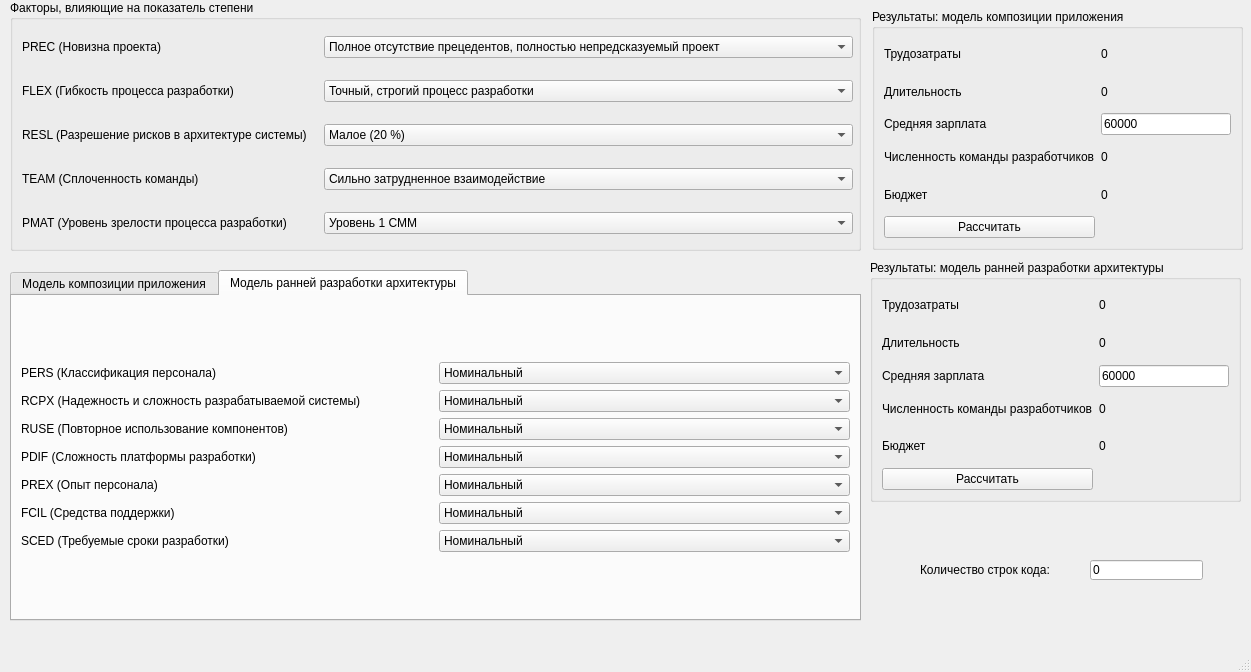
<?xml version="1.0" encoding="UTF-8"?>
<ui version="4.0">
 <class>MainWindow</class>
 <widget class="QMainWindow" name="MainWindow">
  <property name="geometry">
   <rect>
    <x>0</x>
    <y>0</y>
    <width>1251</width>
    <height>672</height>
   </rect>
  </property>
  <property name="windowTitle">
   <string>MainWindow</string>
  </property>
  <widget class="QWidget" name="centralwidget">
   <widget class="QGroupBox" name="groupBox_3">
    <property name="geometry">
     <rect>
      <x>872</x>
      <y>9</y>
      <width>371</width>
      <height>241</height>
     </rect>
    </property>
    <property name="title">
     <string>Результаты: модель композиции приложения</string>
    </property>
    <layout class="QGridLayout" name="gridLayout">
     <item row="1" column="1">
      <widget class="QLabel" name="label_time">
       <property name="text">
        <string>0</string>
       </property>
      </widget>
     </item>
     <item row="2" column="1">
      <widget class="QLineEdit" name="lineEditSalary">
       <property name="text">
        <string>60000</string>
       </property>
      </widget>
     </item>
     <item row="3" column="0">
      <widget class="QLabel" name="label_26">
       <property name="text">
        <string>Численность команды разработчиков</string>
       </property>
      </widget>
     </item>
     <item row="2" column="0">
      <widget class="QLabel" name="label_25">
       <property name="text">
        <string>Средняя зарплата</string>
       </property>
      </widget>
     </item>
     <item row="0" column="1">
      <widget class="QLabel" name="label_work">
       <property name="text">
        <string>0</string>
       </property>
      </widget>
     </item>
     <item row="0" column="0">
      <widget class="QLabel" name="label">
       <property name="text">
        <string>Трудозатраты</string>
       </property>
      </widget>
     </item>
     <item row="5" column="0">
      <widget class="QPushButton" name="pushButtonCalculate">
       <property name="text">
        <string>Рассчитать</string>
       </property>
      </widget>
     </item>
     <item row="3" column="1">
      <widget class="QLabel" name="label_workers">
       <property name="text">
        <string>0</string>
       </property>
      </widget>
     </item>
     <item row="4" column="0">
      <widget class="QLabel" name="label_27">
       <property name="text">
        <string>Бюджет</string>
       </property>
      </widget>
     </item>
     <item row="4" column="1">
      <widget class="QLabel" name="label_budget">
       <property name="text">
        <string>0</string>
       </property>
      </widget>
     </item>
     <item row="1" column="0">
      <widget class="QLabel" name="label_14">
       <property name="text">
        <string>Длительность</string>
       </property>
      </widget>
     </item>
    </layout>
   </widget>
   <widget class="QTabWidget" name="tabWidgetModels">
    <property name="geometry">
     <rect>
      <x>10</x>
      <y>270</y>
      <width>851</width>
      <height>351</height>
     </rect>
    </property>
    <property name="currentIndex">
     <number>1</number>
    </property>
    <widget class="QWidget" name="tab">
     <attribute name="title">
      <string>Модель композиции приложения</string>
     </attribute>
     <layout class="QGridLayout" name="gridLayout_4">
      <item row="2" column="1">
       <widget class="QGroupBox" name="groupBox_4">
        <property name="title">
         <string>Отчеты</string>
        </property>
        <layout class="QGridLayout" name="gridLayout_3">
         <item row="0" column="0">
          <widget class="QLabel" name="label_21">
           <property name="text">
            <string>Простые</string>
           </property>
          </widget>
         </item>
         <item row="0" column="1">
          <widget class="QLineEdit" name="lineEditReport_0">
           <property name="text">
            <string>0</string>
           </property>
          </widget>
         </item>
         <item row="1" column="0">
          <widget class="QLabel" name="label_22">
           <property name="text">
            <string>Средние</string>
           </property>
          </widget>
         </item>
         <item row="2" column="0">
          <widget class="QLabel" name="label_23">
           <property name="text">
            <string>Сложные</string>
           </property>
          </widget>
         </item>
         <item row="2" column="1">
          <widget class="QLineEdit" name="lineEditReport_2">
           <property name="text">
            <string>0</string>
           </property>
          </widget>
         </item>
         <item row="1" column="1">
          <widget class="QLineEdit" name="lineEditReport_1">
           <property name="text">
            <string>2</string>
           </property>
          </widget>
         </item>
        </layout>
       </widget>
      </item>
      <item row="2" column="0">
       <widget class="QGroupBox" name="groupBox_2">
        <property name="title">
         <string>Экранные формы</string>
        </property>
        <layout class="QGridLayout" name="gridLayout_2">
         <item row="0" column="0">
          <widget class="QLabel" name="label_18">
           <property name="text">
            <string>Простые</string>
           </property>
          </widget>
         </item>
         <item row="0" column="1">
          <widget class="QLineEdit" name="lineEditForms_0">
           <property name="text">
            <string>2</string>
           </property>
          </widget>
         </item>
         <item row="1" column="0">
          <widget class="QLabel" name="label_19">
           <property name="text">
            <string>Средние</string>
           </property>
          </widget>
         </item>
         <item row="1" column="1">
          <widget class="QLineEdit" name="lineEditForms_1">
           <property name="text">
            <string>2</string>
           </property>
          </widget>
         </item>
         <item row="2" column="0">
          <widget class="QLabel" name="label_20">
           <property name="text">
            <string>Сложные</string>
           </property>
          </widget>
         </item>
         <item row="2" column="1">
          <widget class="QLineEdit" name="lineEditForms_2">
           <property name="text">
            <string>0</string>
           </property>
          </widget>
         </item>
        </layout>
       </widget>
      </item>
      <item row="0" column="1">
       <widget class="QLineEdit" name="lineEditRUSE">
        <property name="text">
         <string>0</string>
        </property>
       </widget>
      </item>
      <item row="3" column="0">
       <widget class="QLabel" name="label_24">
        <property name="text">
         <string>Модули на языках 3 поколения</string>
        </property>
       </widget>
      </item>
      <item row="1" column="0">
       <widget class="QLabel" name="label_17">
        <property name="text">
         <string>Опытность команды/разработчика</string>
        </property>
       </widget>
      </item>
      <item row="3" column="1">
       <widget class="QLineEdit" name="lineEditLanguages">
        <property name="text">
         <string>2</string>
        </property>
       </widget>
      </item>
      <item row="0" column="0">
       <widget class="QLabel" name="label_16">
        <property name="text">
         <string>RUSE (%)</string>
        </property>
       </widget>
      </item>
      <item row="1" column="1">
       <widget class="QComboBox" name="comboBoxXP">
        <property name="currentIndex">
         <number>1</number>
        </property>
        <item>
         <property name="text">
          <string>Очень низкая</string>
         </property>
        </item>
        <item>
         <property name="text">
          <string>Низкая</string>
         </property>
        </item>
        <item>
         <property name="text">
          <string>Номинальная</string>
         </property>
        </item>
        <item>
         <property name="text">
          <string>Высокая</string>
         </property>
        </item>
        <item>
         <property name="text">
          <string>Очень высокая</string>
         </property>
        </item>
       </widget>
      </item>
     </layout>
    </widget>
    <widget class="QWidget" name="tab_2">
     <attribute name="title">
      <string>Модель ранней разработки архитектуры</string>
     </attribute>
     <layout class="QVBoxLayout" name="verticalLayout_2">
      <item>
       <layout class="QGridLayout" name="gridLayout_7">
        <item row="6" column="1">
         <widget class="QLabel" name="label_43">
          <property name="text">
           <string>FCIL (Средства поддержки)</string>
          </property>
         </widget>
        </item>
        <item row="6" column="2">
         <widget class="QComboBox" name="archComboBox_6">
          <property name="currentIndex">
           <number>2</number>
          </property>
          <item>
           <property name="text">
            <string>Очень низкий</string>
           </property>
          </item>
          <item>
           <property name="text">
            <string>Низкий</string>
           </property>
          </item>
          <item>
           <property name="text">
            <string>Номинальный</string>
           </property>
          </item>
          <item>
           <property name="text">
            <string>Высокий</string>
           </property>
          </item>
          <item>
           <property name="text">
            <string>Очень высокий</string>
           </property>
          </item>
          <item>
           <property name="text">
            <string>Сверхвысокий</string>
           </property>
          </item>
         </widget>
        </item>
        <item row="1" column="1">
         <widget class="QLabel" name="label_38">
          <property name="text">
           <string>PERS (Классификация персонала)</string>
          </property>
         </widget>
        </item>
        <item row="3" column="2">
         <widget class="QComboBox" name="archComboBox_3">
          <property name="currentIndex">
           <number>1</number>
          </property>
          <item>
           <property name="text">
            <string>Низкий</string>
           </property>
          </item>
          <item>
           <property name="text">
            <string>Номинальный</string>
           </property>
          </item>
          <item>
           <property name="text">
            <string>Высокий</string>
           </property>
          </item>
          <item>
           <property name="text">
            <string>Очень высокий</string>
           </property>
          </item>
          <item>
           <property name="text">
            <string>Сверхвысокий</string>
           </property>
          </item>
         </widget>
        </item>
        <item row="1" column="2">
         <widget class="QComboBox" name="archComboBox_1">
          <property name="currentIndex">
           <number>2</number>
          </property>
          <item>
           <property name="text">
            <string>Очень низкий</string>
           </property>
          </item>
          <item>
           <property name="text">
            <string>Низкий</string>
           </property>
          </item>
          <item>
           <property name="text">
            <string>Номинальный</string>
           </property>
          </item>
          <item>
           <property name="text">
            <string>Высокий</string>
           </property>
          </item>
          <item>
           <property name="text">
            <string>Очень высокий</string>
           </property>
          </item>
          <item>
           <property name="text">
            <string>Сверхвысокий</string>
           </property>
          </item>
         </widget>
        </item>
        <item row="2" column="2">
         <widget class="QComboBox" name="archComboBox_2">
          <property name="currentIndex">
           <number>2</number>
          </property>
          <item>
           <property name="text">
            <string>Очень низкий</string>
           </property>
          </item>
          <item>
           <property name="text">
            <string>Низкий</string>
           </property>
          </item>
          <item>
           <property name="text">
            <string>Номинальный</string>
           </property>
          </item>
          <item>
           <property name="text">
            <string>Высокий</string>
           </property>
          </item>
          <item>
           <property name="text">
            <string>Очень высокий</string>
           </property>
          </item>
          <item>
           <property name="text">
            <string>Сверхвысокий</string>
           </property>
          </item>
         </widget>
        </item>
        <item row="5" column="2">
         <widget class="QComboBox" name="archComboBox_5">
          <property name="currentIndex">
           <number>2</number>
          </property>
          <item>
           <property name="text">
            <string>Очень низкий</string>
           </property>
          </item>
          <item>
           <property name="text">
            <string>Низкий</string>
           </property>
          </item>
          <item>
           <property name="text">
            <string>Номинальный</string>
           </property>
          </item>
          <item>
           <property name="text">
            <string>Высокий</string>
           </property>
          </item>
          <item>
           <property name="text">
            <string>Очень высокий</string>
           </property>
          </item>
          <item>
           <property name="text">
            <string>Сверхвысокий</string>
           </property>
          </item>
         </widget>
        </item>
        <item row="7" column="2">
         <widget class="QComboBox" name="archComboBox_7">
          <property name="currentIndex">
           <number>2</number>
          </property>
          <item>
           <property name="text">
            <string>Очень низкий</string>
           </property>
          </item>
          <item>
           <property name="text">
            <string>Низкий</string>
           </property>
          </item>
          <item>
           <property name="text">
            <string>Номинальный</string>
           </property>
          </item>
          <item>
           <property name="text">
            <string>Высокий</string>
           </property>
          </item>
          <item>
           <property name="text">
            <string>Очень высокий</string>
           </property>
          </item>
         </widget>
        </item>
        <item row="3" column="1">
         <widget class="QLabel" name="label_40">
          <property name="text">
           <string>RUSE (Повторное использование компонентов)</string>
          </property>
         </widget>
        </item>
        <item row="4" column="2">
         <widget class="QComboBox" name="archComboBox_4">
          <property name="currentIndex">
           <number>1</number>
          </property>
          <item>
           <property name="text">
            <string>Низкий</string>
           </property>
          </item>
          <item>
           <property name="text">
            <string>Номинальный</string>
           </property>
          </item>
          <item>
           <property name="text">
            <string>Высокий</string>
           </property>
          </item>
          <item>
           <property name="text">
            <string>Очень высокий</string>
           </property>
          </item>
          <item>
           <property name="text">
            <string>Сверхвысокий</string>
           </property>
          </item>
         </widget>
        </item>
        <item row="7" column="1">
         <widget class="QLabel" name="label_44">
          <property name="text">
           <string>SCED (Требуемые сроки разработки)</string>
          </property>
         </widget>
        </item>
        <item row="5" column="1">
         <widget class="QLabel" name="label_42">
          <property name="text">
           <string>PREX (Опыт персонала)</string>
          </property>
         </widget>
        </item>
        <item row="2" column="1">
         <widget class="QLabel" name="label_39">
          <property name="text">
           <string>RCPX (Надежность и сложность разрабатываемой системы)</string>
          </property>
         </widget>
        </item>
        <item row="4" column="1">
         <widget class="QLabel" name="label_41">
          <property name="text">
           <string>PDIF (Сложность платформы разработки)</string>
          </property>
         </widget>
        </item>
       </layout>
      </item>
     </layout>
    </widget>
   </widget>
   <widget class="QGroupBox" name="groupBox_5">
    <property name="geometry">
     <rect>
      <x>870</x>
      <y>260</y>
      <width>371</width>
      <height>242</height>
     </rect>
    </property>
    <property name="title">
     <string>Результаты: модель ранней разработки архитектуры</string>
    </property>
    <layout class="QGridLayout" name="gridLayout_5">
     <item row="2" column="1">
      <widget class="QLineEdit" name="lineEditSalary_2">
       <property name="text">
        <string>60000</string>
       </property>
      </widget>
     </item>
     <item row="1" column="1">
      <widget class="QLabel" name="label_time_2">
       <property name="text">
        <string>0</string>
       </property>
      </widget>
     </item>
     <item row="4" column="0">
      <widget class="QLabel" name="label_28">
       <property name="text">
        <string>Бюджет</string>
       </property>
      </widget>
     </item>
     <item row="1" column="0">
      <widget class="QLabel" name="label_15">
       <property name="text">
        <string>Длительность</string>
       </property>
      </widget>
     </item>
     <item row="5" column="0">
      <widget class="QPushButton" name="pushButtonCalculate_2">
       <property name="text">
        <string>Рассчитать</string>
       </property>
      </widget>
     </item>
     <item row="0" column="1">
      <widget class="QLabel" name="label_work_2">
       <property name="text">
        <string>0</string>
       </property>
      </widget>
     </item>
     <item row="3" column="0">
      <widget class="QLabel" name="label_31">
       <property name="text">
        <string>Численность команды разработчиков</string>
       </property>
      </widget>
     </item>
     <item row="4" column="1">
      <widget class="QLabel" name="label_budget_2">
       <property name="text">
        <string>0</string>
       </property>
      </widget>
     </item>
     <item row="2" column="0">
      <widget class="QLabel" name="label_29">
       <property name="text">
        <string>Средняя зарплата</string>
       </property>
      </widget>
     </item>
     <item row="3" column="1">
      <widget class="QLabel" name="label_workers_2">
       <property name="text">
        <string>0</string>
       </property>
      </widget>
     </item>
     <item row="0" column="0">
      <widget class="QLabel" name="label_30">
       <property name="text">
        <string>Трудозатраты</string>
       </property>
      </widget>
     </item>
    </layout>
   </widget>
   <widget class="QLineEdit" name="lineEditLines">
    <property name="geometry">
     <rect>
      <x>1090</x>
      <y>560</y>
      <width>113</width>
      <height>20</height>
     </rect>
    </property>
    <property name="text">
     <string>0</string>
    </property>
   </widget>
   <widget class="QLabel" name="label_32">
    <property name="geometry">
     <rect>
      <x>920</x>
      <y>560</y>
      <width>161</width>
      <height>20</height>
     </rect>
    </property>
    <property name="text">
     <string>Количество строк кода:</string>
    </property>
   </widget>
   <widget class="QGroupBox" name="groupBox_6">
    <property name="geometry">
     <rect>
      <x>10</x>
      <y>0</y>
      <width>851</width>
      <height>251</height>
     </rect>
    </property>
    <property name="title">
     <string>Факторы, влияющие на показатель степени</string>
    </property>
    <widget class="QWidget" name="gridLayoutWidget">
     <property name="geometry">
      <rect>
       <x>12</x>
       <y>20</y>
       <width>831</width>
       <height>231</height>
      </rect>
     </property>
     <layout class="QGridLayout" name="gridLayout_6">
      <item row="1" column="1">
       <widget class="QComboBox" name="powComboBox_2">
        <item>
         <property name="text">
          <string>Точный, строгий процесс разработки</string>
         </property>
        </item>
        <item>
         <property name="text">
          <string>Случайные послабления в процессе</string>
         </property>
        </item>
        <item>
         <property name="text">
          <string>Некоторые послабления в процессе</string>
         </property>
        </item>
        <item>
         <property name="text">
          <string>Большей частью согласованный процесс </string>
         </property>
        </item>
        <item>
         <property name="text">
          <string>Некоторое согласование процесса</string>
         </property>
        </item>
        <item>
         <property name="text">
          <string>Заказчик определил только общие цели </string>
         </property>
        </item>
       </widget>
      </item>
      <item row="2" column="0">
       <widget class="QLabel" name="label_35">
        <property name="text">
         <string>RESL (Разрешение рисков в архитектуре системы)</string>
        </property>
       </widget>
      </item>
      <item row="3" column="0">
       <widget class="QLabel" name="label_36">
        <property name="text">
         <string>TEAM (Сплоченность команды)</string>
        </property>
       </widget>
      </item>
      <item row="0" column="0">
       <widget class="QLabel" name="label_33">
        <property name="text">
         <string>PREC (Новизна проекта)</string>
        </property>
       </widget>
      </item>
      <item row="0" column="1">
       <widget class="QComboBox" name="powComboBox_1">
        <item>
         <property name="text">
          <string>Полное отсутствие прецедентов, полностью непредсказуемый проект</string>
         </property>
        </item>
        <item>
         <property name="text">
          <string>Почти полное отсутствие прецедентов, в значительной мере непредсказуемый проект</string>
         </property>
        </item>
        <item>
         <property name="text">
          <string>Наличие некоторого количества прецедентов</string>
         </property>
        </item>
        <item>
         <property name="text">
          <string>Общее знакомство с проектом</string>
         </property>
        </item>
        <item>
         <property name="text">
          <string>Значительное знакомство с проектом</string>
         </property>
        </item>
        <item>
         <property name="text">
          <string>Полное знакомство с проектом</string>
         </property>
        </item>
       </widget>
      </item>
      <item row="3" column="1">
       <widget class="QComboBox" name="powComboBox_4">
        <item>
         <property name="text">
          <string>Сильно затрудненное взаимодействие</string>
         </property>
        </item>
        <item>
         <property name="text">
          <string>Несколько затрудненное взаимодействие</string>
         </property>
        </item>
        <item>
         <property name="text">
          <string>Некоторая согласованность</string>
         </property>
        </item>
        <item>
         <property name="text">
          <string>Повышенная согласованность</string>
         </property>
        </item>
        <item>
         <property name="text">
          <string>Высокая согласованность</string>
         </property>
        </item>
        <item>
         <property name="text">
          <string>Взаимодействие как в едином целом</string>
         </property>
        </item>
       </widget>
      </item>
      <item row="2" column="1">
       <widget class="QComboBox" name="powComboBox_3">
        <item>
         <property name="text">
          <string>Малое (20 %)</string>
         </property>
        </item>
        <item>
         <property name="text">
          <string>Некоторое (40 %)</string>
         </property>
        </item>
        <item>
         <property name="text">
          <string>Частое (60 %)</string>
         </property>
        </item>
        <item>
         <property name="text">
          <string>В целом (75 %)</string>
         </property>
        </item>
        <item>
         <property name="text">
          <string>Почти полное (90 %)</string>
         </property>
        </item>
        <item>
         <property name="text">
          <string>Полное (100%) </string>
         </property>
        </item>
       </widget>
      </item>
      <item row="1" column="0">
       <widget class="QLabel" name="label_34">
        <property name="text">
         <string>FLEX (Гибкость процесса разработки)</string>
        </property>
       </widget>
      </item>
      <item row="4" column="0">
       <widget class="QLabel" name="label_37">
        <property name="text">
         <string>PMAT (Уровень зрелости процесса разработки)</string>
        </property>
       </widget>
      </item>
      <item row="4" column="1">
       <widget class="QComboBox" name="powComboBox_5">
        <item>
         <property name="text">
          <string>Уровень 1 СММ</string>
         </property>
        </item>
        <item>
         <property name="text">
          <string>Уровень 1+ СММ</string>
         </property>
        </item>
        <item>
         <property name="text">
          <string>Уровень 2 СММ</string>
         </property>
        </item>
        <item>
         <property name="text">
          <string>Уровень 3 СММ</string>
         </property>
        </item>
        <item>
         <property name="text">
          <string>Уровень 7 СММ</string>
         </property>
        </item>
        <item>
         <property name="text">
          <string>Уровень 5 СММ</string>
         </property>
        </item>
       </widget>
      </item>
     </layout>
    </widget>
   </widget>
  </widget>
  <widget class="QMenuBar" name="menubar">
   <property name="geometry">
    <rect>
     <x>0</x>
     <y>0</y>
     <width>1251</width>
     <height>22</height>
    </rect>
   </property>
  </widget>
  <widget class="QStatusBar" name="statusbar"/>
 </widget>
 <resources/>
 <connections/>
</ui>
